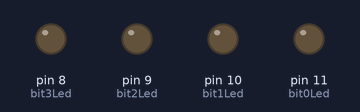
Recording of a sketch running on a simulated Arduino Uno, built with avr-gcc and run on an emulated ATmega328P. On the bench: output pins drawn as LEDs (lit = HIGH).

Above: at 0.1 s.
At 4.1 s:
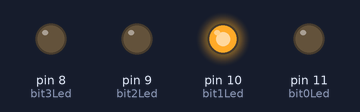
At 8.1 s:
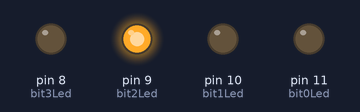
At 18.1 s:
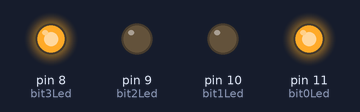
At 28.1 s:
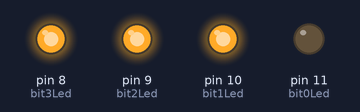
At 38.1 s:
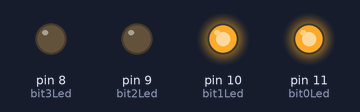
Timing chart, 0 to 40.0 s (numbered marks = the images above):
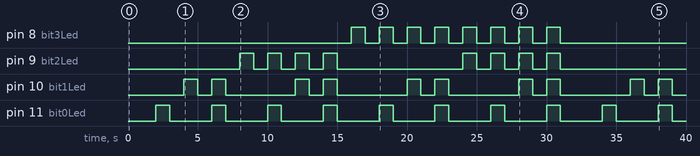

Measured:
- by itself, pin 8 (bit3Led): LOW → HIGH at 16.0 s, → LOW 1.0 s later, → HIGH 1.0 s later, → LOW 1.0 s later, … (16 changes in this stretch)
- by itself, pin 9 (bit2Led): goes 3 × (HIGH 1.0 s, LOW 1.0 s), HIGH 1.0 s, LOW 9.0 s, 3 × (HIGH 1.0 s, LOW 1.0 s), HIGH 1.0 s, then LOW
- by itself, pin 10 (bit1Led): repeats every 8.0 s: LOW 1.0 s, HIGH 1.0 s, LOW 5.0 s, HIGH 1.0 s
- by itself, pin 11 (bit0Led): alternates HIGH for 1.0 s and LOW for 3.0 s

The sketch:

binary-counter.ino
```cpp
#include <Arduino.h>

int bit0Led = 11;
int bit1Led = 10;
int bit2Led = 9;
int bit3Led = 8;

void setup() {
  pinMode(bit0Led, OUTPUT);
  pinMode(bit1Led, OUTPUT);
  pinMode(bit2Led, OUTPUT);
  pinMode(bit3Led, OUTPUT);
}

void loop() {
  for (int number = 0; number < 16; number++) {

    digitalWrite(bit0Led, number & 1);
    digitalWrite(bit1Led, (number >> 1) & 1);
    digitalWrite(bit2Led, (number >> 2) & 1);
    digitalWrite(bit3Led, (number >> 3) & 1);

    delay(1000);

    digitalWrite(bit0Led, LOW);
    digitalWrite(bit1Led, LOW);
    digitalWrite(bit2Led, LOW);
    digitalWrite(bit3Led, LOW);

    delay(1000);
  }
}
```
